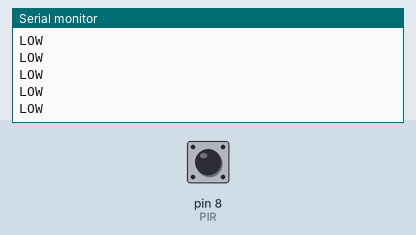
The sketch below on a simulated Arduino Uno, built with avr-gcc and run on an emulated ATmega328P. Shown: the last lines printed to the serial monitor. The inputs (shaded band) are chosen by the test bench; at power-on: pin 8 (PIR) LOW.

Above: at 1.2 s.
1.3 s: pin 8 (PIR) driven HIGH
At 2.1 s:
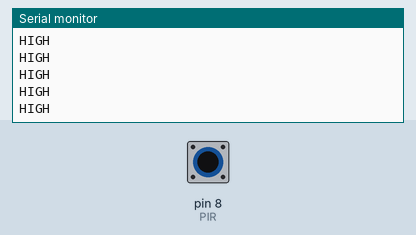
3.2 s: pin 8 (PIR) driven LOW
At 3.9 s:
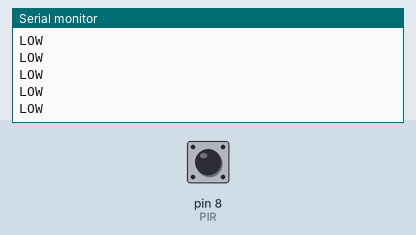
6.2 s: pin 8 (PIR) driven HIGH
At 7.0 s:
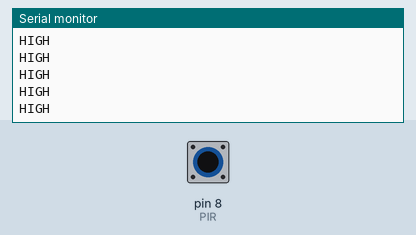

The sketch:

yk04_servo_led.ino
```cpp
#define PIR 8

void setup()
{
   pinMode(PIR, INPUT);
   Serial.begin(9600);
}


void loop()
{
   int value = digitalRead(PIR);
   if(value ==HIGH)
   {
    Serial.println("HIGH");
   }else Serial.println("LOW");
}
```

Measured:
- after the input at 1.3 s, the serial monitor: prints a new line after 0.07 s (image 1)
